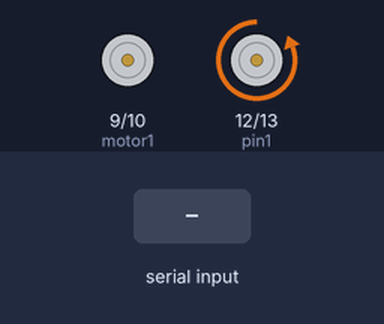
Simulated run of this sketch. Board: Arduino Uno, built with avr-gcc and run on an emulated ATmega328P. Shown: motor-driver pin pairs drawn as motors (green arrow = first pin HIGH = forward, orange = second pin HIGH = backward, longer = more drive). The inputs (shaded band) are chosen by the test bench.

Above: at 1.2 s.
1.3 s: "1" received over Serial
At 2.6 s:
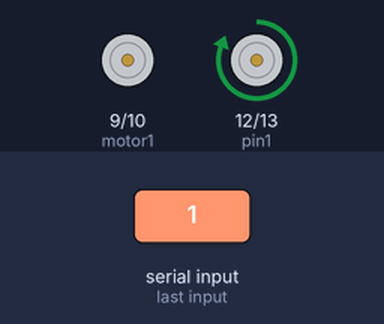
2.9 s: "2" received over Serial
At 4.0 s:
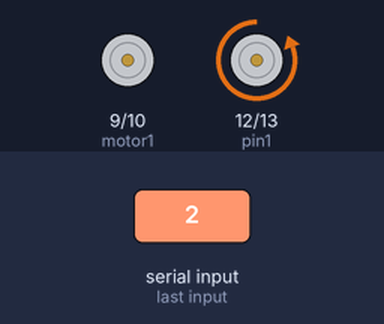
Timing chart, 0 to 5.9 s (numbered marks = the images above; inputs shaded):
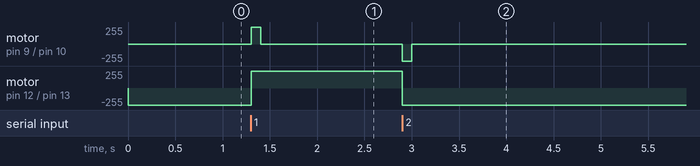

Measured:
- after the input at 1.3 s, motor on pin 9 (motor1) / pin 10 (motor2): stopped → forward 255/255 at once, → stopped 0.10 s later; motor on pin 12 (pin1) / pin 13 (pin2): backward 255/255 → forward 255/255 at once
- after the input at 2.9 s, motor on pin 9 (motor1) / pin 10 (motor2): stopped → backward 255/255 at once, → stopped 0.10 s later; motor on pin 12 (pin1) / pin 13 (pin2): forward 255/255 → backward 255/255 at once

The sketch:

lock.ino
```cpp
int pin1=12,pin2=13;
int motor1=9,motor2=10;
int mode=-1;
int prevmode=0;
void setup(){
  Serial.begin(9600);
  pinMode(pin1,OUTPUT);
  pinMode(pin2,OUTPUT);
  pinMode(motor1,OUTPUT);
  pinMode(motor2,OUTPUT);
  digitalWrite(pin2,HIGH);
}
void loop(){
  if(Serial.available()==1){
     char inChar = (char)Serial.read();
     if(inChar=='1'){
       digitalWrite(pin1,HIGH);
       digitalWrite(pin2,LOW);
       mode=1;
     }
     if(inChar=='2'){
      digitalWrite(pin1,LOW);
      digitalWrite(pin2,HIGH);
      mode=2;
     }
}
if(prevmode!=0){
  if(prevmode!=mode){
    if(mode==1){
      digitalWrite(motor1,HIGH);
      digitalWrite(motor2,LOW);
      delay(100);
    }
    if(mode==2){
      digitalWrite(motor1,LOW);
      digitalWrite(motor2,HIGH);
      delay(100);
    }
  }
}
digitalWrite(motor1,LOW);
digitalWrite(motor2,LOW);
prevmode=mode;
}
```
